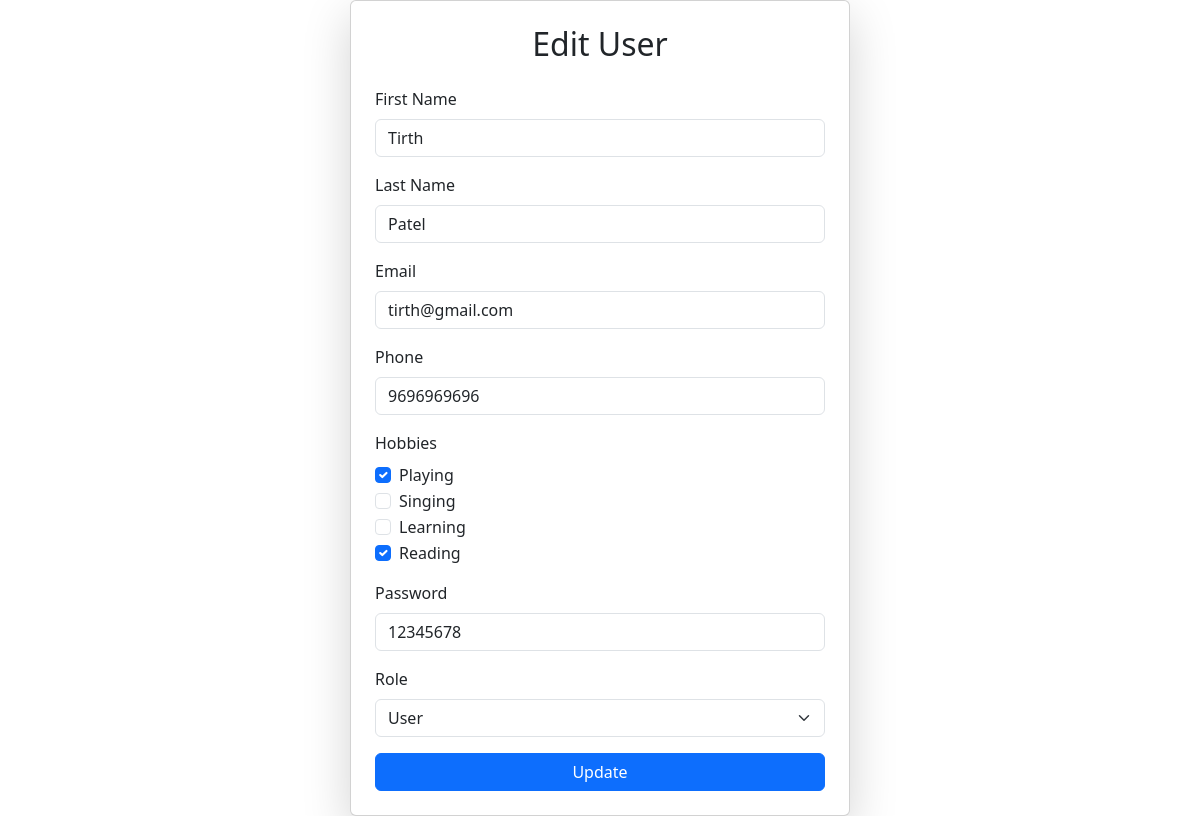
Screenshot of /edit_user.php?id=2 (signed in) with the database file from the repository.
### tables this page shows
CREATE TABLE `users` (
  `id` int(11) NOT NULL,
  `first_name` varchar(50) DEFAULT NULL,
  `last_name` varchar(50) DEFAULT NULL,
  `email` varchar(100) DEFAULT NULL,
  `phone` varchar(15) DEFAULT NULL,
  `hobbies` varchar(255) DEFAULT NULL,
  `password` varchar(255) DEFAULT NULL,
  `cpassword` varchar(30) NOT NULL,
  `role` enum('admin','user') DEFAULT 'user'
);

### edit_user.php (the view, shortened to what this page needs)
<?php
include 'db.php';
$id = $_GET['id'];
$result = mysqli_query($conn, "SELECT * FROM users WHERE id='$id'");
$user = mysqli_fetch_assoc($result);
?>
<!DOCTYPE html>
<html>
<head>
    <link href="https://cdn.jsdelivr.net/npm/bootstrap@5.3.0-alpha1/dist/css/bootstrap.min.css" rel="stylesheet">
</head>
<body>
<div class="container d-flex justify-content-center align-items-center min-vh-100">
    <div class="card shadow-lg p-4" style="max-width: 500px; width: 100%;">
        <h2 class="text-center mb-4">Edit User</h2>
        <form method="post">
            <div class="mb-3">
                <label class="form-label">First Name</label>
                <input type="text" name="first_name" value="<?= $user['first_name'] ?>" class="form-control" required>
            </div>
            <div class="mb-3">
                <label class="form-label">Last Name</label>
                <input type="text" name="last_name" value="<?= $user['last_name'] ?>" class="form-control" required>
            </div>
            <div class="mb-3">
                <label class="form-label">Email</label>
                <input type="email" name="email" value="<?= $user['email'] ?>" class="form-control" required>
            </div>
            <div class="mb-3">
                <label class="form-label">Phone</label>
                <input type="text" name="phone" value="<?= $user['phone'] ?>" class="form-control" maxlength="10" pattern="\d{10}" required>
            </div>
            <div class="mb-3">
                <label class="form-label">Hobbies</label><br>
                <?php $user_hobbies = explode(", ", $user['hobbies']); ?>
                <?php
                $all_hobbies = ['Playing', 'Singing', 'Learning', 'Reading'];
                foreach ($all_hobbies as $hobby) {
                    $checked = in_array($hobby, $user_hobbies) ? 'checked' : '';
                    echo "<div class='form-check'>
                            <input type='checkbox' class='form-check-input' name='hobbies[]' value='$hobby' $checked>
                            <label class='form-check-label'>$hobby</label>
                          </div>";
                }
                ?>
            </div>
            <div class="mb-3">
                <label class="form-label">Password</label>
                <input type="text" name="password" value="<?= $user['password'] ?>" class="form-control" required>
            </div>
            <div class="mb-3">
                <label class="form-label">Role</label>
                <select name="role" class="form-select" required>
                    <option value="user" <?= $user['role'] == 'user' ? 'selected' : '' ?>>User</option>
                </select>
            </div>
            <button class="btn btn-primary w-100">Update</button>
        </form>
    </div>
</div>
</body>
</html>

### rows the page displays
users: first_name "Tirth", last_name "Patel", email "tirth@gmail.com", phone "9696969696", password "12345678", role "User"

### other values shown
$hobby "Playing"
$hobby "Singing"
$hobby "Learning"
$hobby "Reading"
